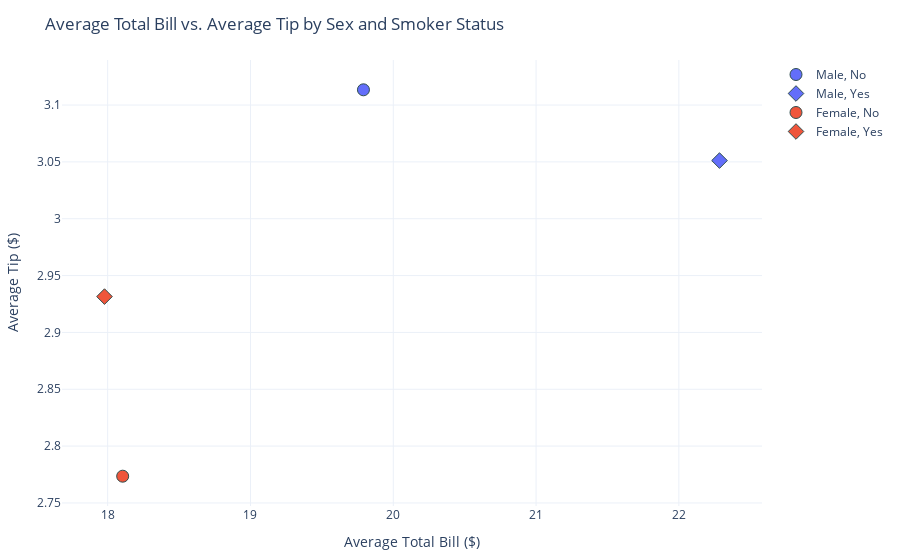

Write notebook code for a chart like this one.
### Code cell
fig.show()

### Figure 1 — Plotly figure (JSON) as saved in the notebook; plotly's stock layout.template omitted (floating-point values rounded to 4 significant figures)
{"data": [{"customdata": [["Male", "No"]], "hovertemplate": "Sex=%{customdata[0]}<br>Smoker=%{customdata[1]}<br>Average Total Bill ($)=%{x}<br>Average Tip ($)=%{y}<extra></extra>", "legendgroup": "Male, No", "marker": {"color": "#636efa", "line": {"color": "DarkSlateGrey", "width": 1}, "size": 12, "symbol": "circle"}, "mode": "markers", "name": "Male, No", "orientation": "v", "showlegend": true, "type": "scatter", "x": [19.79], "xaxis": "x", "y": [3.113], "yaxis": "y"}, {"customdata": [["Male", "Yes"]], "hovertemplate": "Sex=%{customdata[0]}<br>Smoker=%{customdata[1]}<br>Average Total Bill ($)=%{x}<br>Average Tip ($)=%{y}<extra></extra>", "legendgroup": "Male, Yes", "marker": {"color": "#636efa", "line": {"color": "DarkSlateGrey", "width": 1}, "size": 12, "symbol": "diamond"}, "mode": "markers", "name": "Male, Yes", "orientation": "v", "showlegend": true, "type": "scatter", "x": [22.28], "xaxis": "x", "y": [3.051], "yaxis": "y"}, {"customdata": [["Female", "No"]], "hovertemplate": "Sex=%{customdata[0]}<br>Smoker=%{customdata[1]}<br>Average Total Bill ($)=%{x}<br>Average Tip ($)=%{y}<extra></extra>", "legendgroup": "Female, No", "marker": {"color": "#EF553B", "line": {"color": "DarkSlateGrey", "width": 1}, "size": 12, "symbol": "circle"}, "mode": "markers", "name": "Female, No", "orientation": "v", "showlegend": true, "type": "scatter", "x": [18.11], "xaxis": "x", "y": [2.774], "yaxis": "y"}, {"customdata": [["Female", "Yes"]], "hovertemplate": "Sex=%{customdata[0]}<br>Smoker=%{customdata[1]}<br>Average Total Bill ($)=%{x}<br>Average Tip ($)=%{y}<extra></extra>", "legendgroup": "Female, Yes", "marker": {"color": "#EF553B", "line": {"color": "DarkSlateGrey", "width": 1}, "size": 12, "symbol": "diamond"}, "mode": "markers", "name": "Female, Yes", "orientation": "v", "showlegend": true, "type": "scatter", "x": [17.98], "xaxis": "x", "y": [2.932], "yaxis": "y"}], "layout": {"legend": {"title": {"text": ""}, "tracegroupgap": 0}, "margin": {"b": 40, "l": 40, "r": 40, "t": 60}, "title": {"text": "Average Total Bill vs. Average Tip by Sex and Smoker Status"}, "xaxis": {"anchor": "y", "domain": [0, 1], "title": {"text": "Average Total Bill ($)"}}, "yaxis": {"anchor": "x", "domain": [0, 1], "title": {"text": "Average Tip ($)"}}}}
